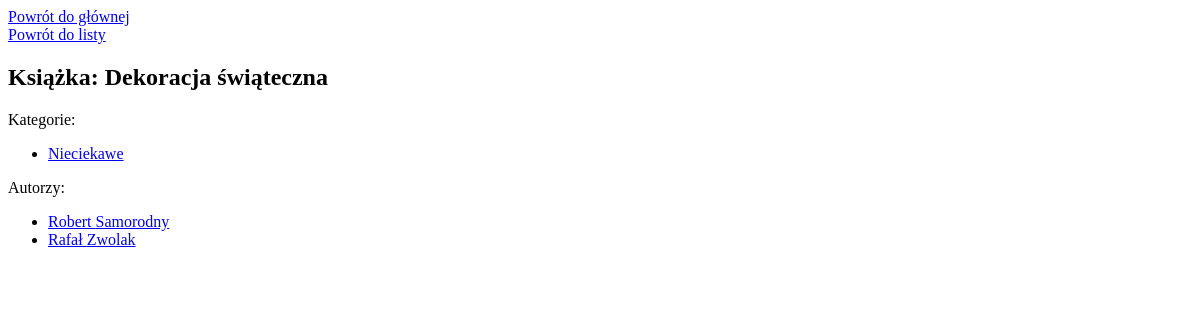
Page /shelf/books/1/ on the earlier database version.
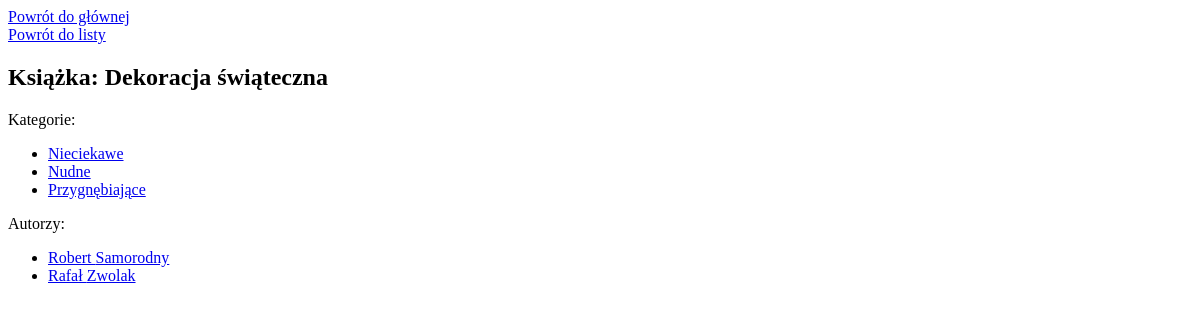
Same page on the later database version.
### shelf/models.py (models this page shows, shortened)
class BookCategory(models.Model):
    name = models.CharField(max_length=50)

class Author(models.Model):
    first_name = models.CharField(max_length=20)
    second_name = models.CharField(max_length=50)

### shelf/views.py (the view)
# urls.py: url(r'^books/(?P<pk>\d+)\/$', BookDetailView.as_view(), name='book-detail'),
class BookDetailView(DetailView):
    model = Book

### shelf/templates/shelf/book_detail.html
{% extends "base.html" %}
{% block 'content' %}
<div><a href="{% url 'shelf:book-list'  %}"> Powrót do listy</a></div>
<div><h2>Książka: {{ object.title }}</h2></div>
<div>
    Kategorie:
    <ul>
    {% for category in object.categories.all %}
    <li>
         <a href="{% url 'shelf:category-detail' category.id %}"  >
        {{category.name}}
         </a>
    </li>
    {% endfor %}
        </ul>
</div>
<div>
    Autorzy:
    <ul>
    {% for author in object.authors.all %}
    <li>
        <a href="{% url 'shelf:author-detail' author.id %}"  >
        {{author.first_name}} {{author.second_name}}
        </a>
    </li>
    {% endfor %}
        </ul>
</div>
{% endblock %}

Differences in the rows shown:
added BookCategory: name "Nudne"
added BookCategory: name "Przygnębiające"
